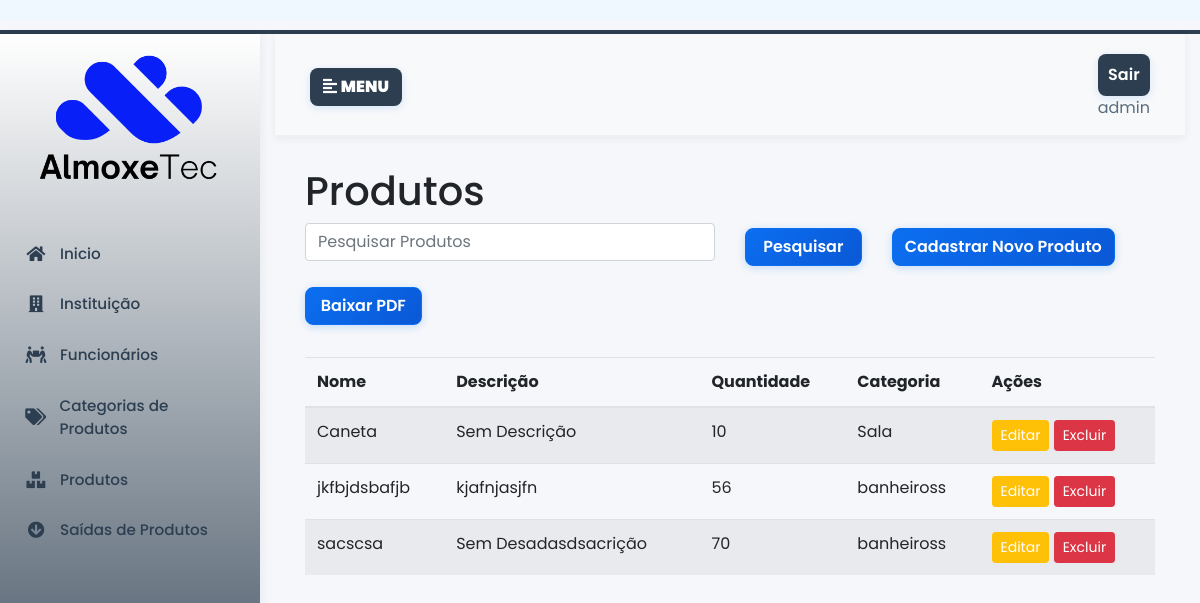
The page /produtos/ (signed in) on the database its author committed.
### almoxarifado/models.py (models this page shows, shortened)
class Produto(models.Model):
    nome = models.CharField(max_length=100, db_index=True)  # Índice para busca
    descricao = models.TextField(blank=True)
    quantidade_estoque = models.PositiveIntegerField(default=0)
    entrada_estoque = models.DateField(auto_now_add=True)
    saida_estoque = models.DateField(null=True, blank=True)
    categoria = models.ForeignKey(CategoriaProduto, on_delete=models.SET_NULL, null=True, blank=True)
    class Meta:
        ordering = ['nome']  # Ordenação padrão
        indexes = [
            models.Index(fields=['categoria', 'nome']),  # Índice composto
        ]

class CategoriaProduto(models.Model):
    produtos = models.ManyToManyField('Produto', related_name='categorias', blank=True)
    nome = models.CharField(max_length=100, unique=True)
    descricao = models.TextField(blank=True)

### almoxarifado/views/produtos.py (the view)
# urls.py: path('produtos/', views.listar_produtos, name='listar_produtos'),
@login_required
def listar_produtos(request):
    q = request.GET.get('q', '').strip()
    produtos = Produto.objects.select_related('categoria').all()  # Otimizado
    if q:
        produtos = produtos.filter(Q(nome__icontains=q))
    paginator = Paginator(produtos, 10)  # 10 produtos por página
    page_number = request.GET.get('page')
    page_obj = paginator.get_page(page_number)
    return render(request, 'produtos/lista.html', {'produtos': page_obj, 'page_obj': page_obj})

### almoxarifado/templates/produtos/lista.html (shortened to what this page needs)
{% extends 'base.html' %} {% load static %}
{% block content %}
    <h1>Produtos</h1>
    <div>
        <form method="get">
  <div class="row mb-4">
    <div class="col-md-6 mb-2">
      <input
        type="text"
        name="q"
        class="form-control"
        placeholder="Pesquisar Produtos"
        value="{{ request.GET.q  }}"
      />
    </div>
    <div class="col-lg-2 mb-3">
      <button type="submit" class="btn btn-primary colorprimarybtn">
        Pesquisar
      </button>
    </div>
    <div class="col-lg-3 mb-3">
      <a href="{% url 'add_produto' %}" class="btn btn-primary colorprimarybtn"> Cadastrar Novo Produto </a>
    </div>
    <div class="col-lg-2 mb-2">
      <a href="{% url 'pdf_produtos' %}" class="btn btn-primary colorprimarybtn">Baixar PDF</a>
    </div>
  </div>
</form>
        <table class="table table-striped">
                <thead >
                  <tr>
                    <th>Nome</th>
                    <th>Descrição</th>
                    <th>Quantidade</th>
                    <th>Categoria</th>
                    <th>Ações</th>
                  </tr>
        </thead>
        <tbody>
                  {% for produto in produtos %}
                  <tr>
                    <td>{{ produto.nome }}</td>
                    <td>{{ produto.descricao|default:"Sem descrição" }}</td>
                    <td>{{ produto.quantidade_estoque|default:0 }}</td>
                    <td>{{ produto.categoria.nome|default:"Sem categoria" }}</td>
                    <td>
                      <a href="{% url 'editar-produto' produto.pk %}" class="btn btn-sm btn-warning">Editar</a>
                      <a href="{% url 'excluir-produto' produto.pk %} " class="btn btn-sm btn-danger" onclick="return confirm('Deseja realmente excluir?')">Excluir</a>
                    </td>
                  </tr>
                  {% endfor %}
                </tbody>
              </table>
          </div>
        </div>
    </div>
{% endblock content %}

### almoxarifado/templates/base.html (shortened to what this page needs)
{% load static %}
<!DOCTYPE html>
<html lang="pt-br">
<head>
  <link rel="stylesheet" href="https://maxcdn.bootstrapcdn.com/bootstrap/4.0.0/css/bootstrap.min.css"
 />
  <link rel="stylesheet" href="https://use.fontawesome.com/releases/v5.7.0/css/all.css"
 />
  <link rel="stylesheet" href="{% static 'css/style.css' %}" />
  <link rel="stylesheet" href="#" />
</head>
<body>
  <div style="background-color: aliceblue; padding: 10px; text-align: center;">
  </div>
  <div class="wrapper">
    <nav id="sidebar">
      <a href="{% url 'inicio' %}"><img src="{% static 'images/logo.png' %}" alt="Logo" width="220"></a>
      <ul class="list-unstyled components" class="menulink">
        <li>
          <a href="{% url 'inicio' %}" class="menulink"><i class="fa fa-home fa-fw"></i>Inicio</a>
        </li>
        <li>
          <a href="{% url 'lista_instituicao' %}" class="menulink"><i class="fa fa-building fa-fw"></i> Instituição
          </a>
        </li>
        <li>
          <a href="{% url 'lista_funcionario' %}" class="menulink"><i class="fa fa-people-carry fa-fw"></i>
            Funcionários</a>
        </li>
        <li>
          <a href="{% url 'listar_categorias' %}" class="menulink"><i class="fa fa-tags fa-fw"></i> Categorias de
            Produtos</a>
        </li>
        <li>
          <a href="{% url 'listar_produtos' %}" class="menulink"><i class="fa fa-boxes fa-fw"></i> Produtos</a>
        </li>
        <li>
          <a href="{% url 'saida_produto' %}" class="menulink"><i class="fa fa-arrow-circle-down fa-fw"></i> Saídas de
            Produtos
          </a>
      </ul>
    </nav>
    <div class="content container-fluid">
      <nav class="navbar navbar-expand-lg navbar-light bg-light">
        <div class="container-fluid">
          <button type="button" id="sidebarCollapse" class="btn color-menu">
            <i class="fas fa-align-left"></i>
            <span> <b>MENU</b></span>
          </button>
          <div class="collapse navbar-collapse" id="navbarSupportedContent">
            <ul class="nav navbar-nav ml-auto">
              <li class="nav-item ">
                <a class="nav-link btn color-menu" href="{% url 'logout' %}">Sair</a>
                <a href="#">{{ request.user.get_full_name|default:request.user.username }}</a>
              </li>
            </ul>
          </div>
        </div>
      </nav>
      <div class="content container-fluid">
        <div class="container-fluid">{% block content %}{% endblock %}</div>
      </div>
</body>
</html>

### static/css/style.css (style rules this page uses)
:root { --colorbasic: #0b6ff0; --colorbasic2: #0a58d6; --colortext: #2c3e50; --colortext-menu: #5a6c7d; --sidebar-bg: #ffffff; --sidebar-hover: #f0f7ff; --sidebar-active: #e3f2fd; }
body { font-family: 'Poppins', sans-serif; background: #f5f7fa; height: 100vh; }
#sidebar { min-width: 260px; max-width: 260px; min-height: 100vh; background: linear-gradient(180deg, #ffffff, var(--colortext) ); color: var(--colortext); transition: all 0.3s; box-shadow: 2px 0 10px rgba(0, 0, 0, 0.05); }
#sidebar ul.components { padding: 15px 0; border-color: transparent !important; }
#sidebar ul li { margin: 4px 8px; }
#sidebar ul li a { padding: 12px 16px; font-size: 0.95em; display: flex; align-items: center; border-radius: 8px; transition: all 0.2s ease; color: var(--colortext); font-weight: 500; }
#sidebar ul li a i { width: 24px; margin-right: 12px; font-size: 1.1em; color: var(--colortext); }
.colorprimarybtn { background: linear-gradient(135deg, var(--colorbasic), var(--colorbasic2)); border-color: var(--colorbasic) !important; color: #fff; margin-top: 5px; min-width: 100%; border-radius: 8px; font-weight: 600; box-shadow: 0 2px 8px rgba(11, 111, 240, 0.2); transition: all 0.3s ease; }
.color-menu { background: var(--colortext); color: #fff !important; margin-top: 5px; border-radius: 8px; font-weight: 600; box-shadow: 0 2px 8px rgba(11, 111, 240, 0.15); transition: all 0.3s ease; }
a.colorprimarybtn:link, a.colorprimarybtn:visited { text-decoration: none; color: #fff; }
a, a:hover, a:focus { color: inherit; text-decoration: none; transition: all 0.3s; }
a:link, a:visited { text-decoration: none; color: var(--colortext-menu); }
a.menulink:link, a.menulink:visited { text-decoration: none; color: var(--colortext); }
.navbar { padding: 15px 20px; background: #fff; border: none; border-radius: 0; margin-bottom: 30px; box-shadow: 0 2px 8px rgba(0, 0, 0, 0.06); border-bottom: 2px solid #f0f0f0; }
.wrapper { position:absolute; margin-top: 10px; border-top: 4px solid; border-bottom: 4px solid; border-color: var(--colortext); display: flex; width: 100%; align-items: stretch; }
#sidebar > a { display: block; text-align: center; padding: 20px 15px; border-radius: 0 0 20px 20px; margin-bottom: 10px; }
#sidebar > a img { max-width: 100%; height: auto; transition: transform 0.3s ease; }
.btn-warning, .btn-warning:hover, .btn-warning:focus, .btn-warning:active { color: #fff !important; }
.btn-danger, .btn-danger:hover, .btn-danger:focus, .btn-danger:active { color: #fff !important; }
.btn-primary, .btn-primary:hover, .btn-primary:focus, .btn-primary:active { color: #fff !important; }
.table-striped tr { min-width: 200px; }
.container-fluid { min-width: 300px; }

### rows shown on the page
Produto: nome "Caneta", descricao "Sem Descrição", quantidade_estoque "10", categoria.nome "Sala"
Produto: nome "jkfbjdsbafjb", descricao "kjafnjasjfn", quantidade_estoque "56", categoria.nome "banheiross"
Produto: nome "sacscsa", descricao "Sem Desadasdsacrição", quantidade_estoque "70", categoria.nome "banheiross"

### other values the page prints
{{ request.user.get_full_name|default:request.user.username }} "admin"
